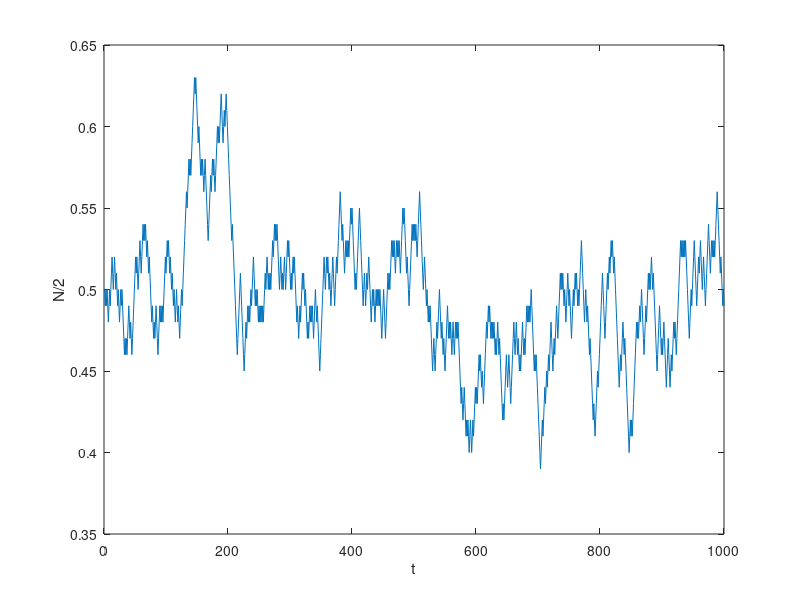

Write MATLAB code to recreate this figure.
N = 100;% moléculas no lado esquerdo
nstep = 1000;
n = zeros(nstep,1);% n de moléculas do lado esquerdo em função do tempo
n(1) = 0.5*N; % Número inicial no lado esquerdo
for i = 2:nstep
r = rand(1,1)% variável aleatória da posição
if (r<n(i-1)/N)% Probabilidade menor que a proporção de moléculas na esquerda no tempo anterior 
n(i) = n(i-1) - 1 %esquerda--> direita( mais provável estar na direita)
else
n(i) = n(i-1) + 1 % direita--->esquerda, soma 1 ao numéro de moléculas do lado esquerdo
end
end
plot((1:nstep),n/N)% variação ao longo do tempo
xlabel('t'),ylabel('N/2')